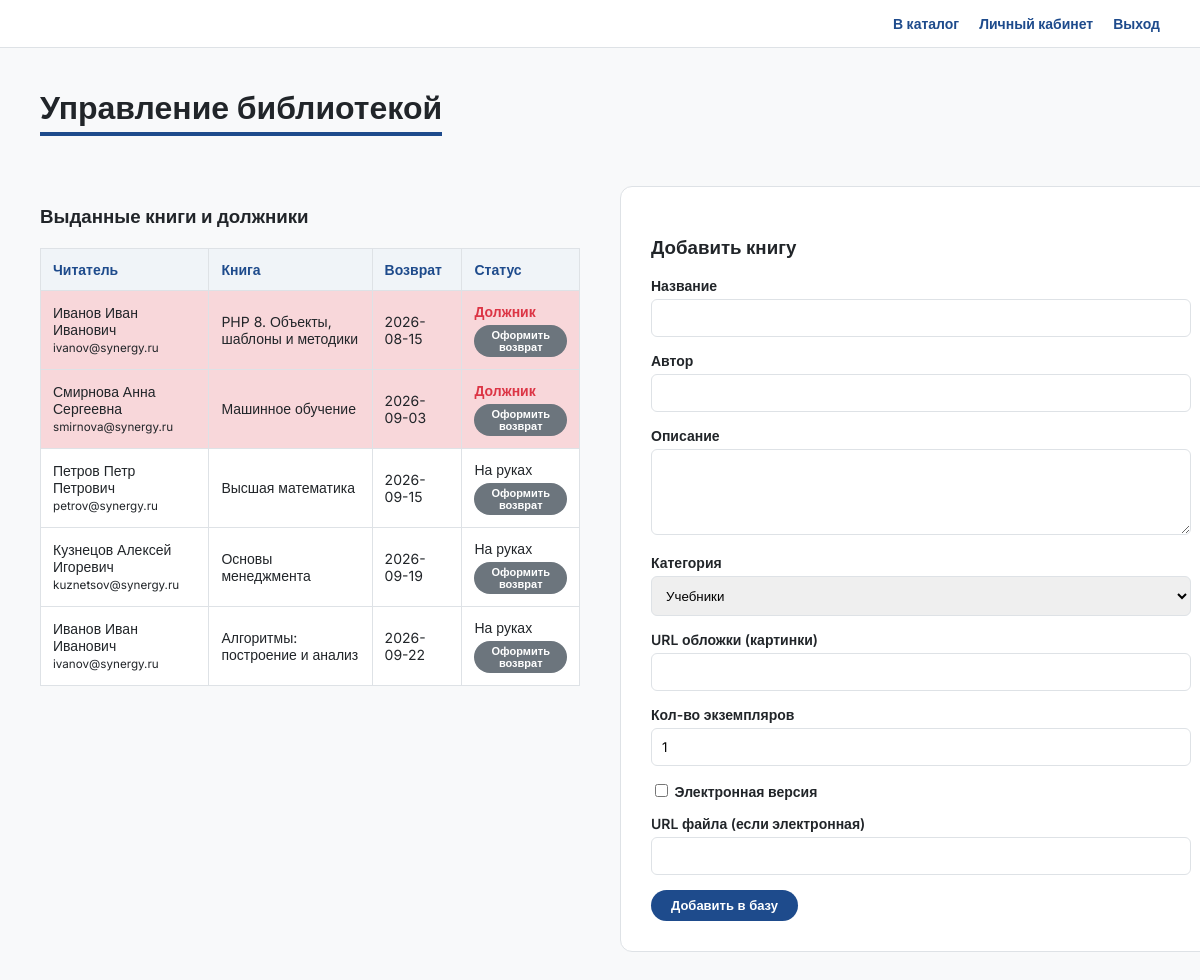
/admin.php (signed in), run on the app's committed database.
### tables this page shows
CREATE TABLE reservations (
    id INT AUTO_INCREMENT PRIMARY KEY,
    book_id INT NOT NULL,
    user_id INT NOT NULL,
    reserve_date DATE NOT NULL,
    return_date DATE NOT NULL,
    status ENUM('active', 'returned') DEFAULT 'active',
    FOREIGN KEY (book_id) REFERENCES books(id),
    FOREIGN KEY (user_id) REFERENCES users(id)
);

CREATE TABLE users (
    id INT AUTO_INCREMENT PRIMARY KEY,
    full_name VARCHAR(255) NOT NULL,
    email VARCHAR(255) NOT NULL UNIQUE,
    password VARCHAR(255) NOT NULL,
    role ENUM('user', 'librarian') DEFAULT 'user'
);

CREATE TABLE books (
    id INT AUTO_INCREMENT PRIMARY KEY,
    title VARCHAR(255) NOT NULL,
    author VARCHAR(255) NOT NULL,
    description TEXT NOT NULL,
    category_id INT NOT NULL,
    cover_url VARCHAR(1000) NOT NULL,
    stock INT NOT NULL,
    is_electronic BOOLEAN DEFAULT FALSE,
    electronic_url VARCHAR(1000) DEFAULT NULL,
    FOREIGN KEY (category_id) REFERENCES categories(id)
);

### admin.php (the view, shortened to what this page needs)
<?php
require_once 'config.php';
$current_date = date('Y-m-d');
$stmt = $pdo->query("SELECT r.id, r.book_id, u.full_name, u.email, b.title, r.reserve_date, r.return_date, r.status FROM reservations r JOIN users u ON r.user_id = u.id JOIN books b ON r.book_id = b.id ORDER BY r.status ASC, r.return_date ASC");
$all_reservations = $stmt->fetchAll(PDO::FETCH_ASSOC);
$catStmt = $pdo->query("SELECT * FROM categories");
$categories = $catStmt->fetchAll(PDO::FETCH_ASSOC);
?>
<!DOCTYPE html>
<html lang="ru">
<head>
    <link rel="stylesheet" href="style.css">
</head>
<body>
    <div class="top-nav">
        <a href="index.php">В каталог</a>
        <a href="profile.php">Личный кабинет</a>
        <a href="logout.php">Выход</a>
    </div>
    <div class="container">
        <div class="header-title">Управление библиотекой</div>
        <div style="display: flex; gap: 40px; margin-top: 20px;">
            <div style="flex: 1;">
                <h3>Выданные книги и должники</h3>
                <table class="table">
                    <thead>
                        <tr>
                            <th>Читатель</th>
                            <th>Книга</th>
                            <th>Возврат</th>
                            <th>Статус</th>
                        </tr>
                    </thead>
                    <tbody>
                        <?php foreach($all_reservations as $res): ?>
                            <?php $is_overdue = ($res['status'] === 'active' && $res['return_date'] < $current_date); ?>
                            <tr style="<?php echo $is_overdue ? 'background-color: #f8d7da;' : ''; ?>">
                                <td><?php echo htmlspecialchars($res['full_name']); ?><br><small><?php echo htmlspecialchars($res['email']); ?></small></td>
                                <td><?php echo htmlspecialchars($res['title']); ?></td>
                                <td><?php echo htmlspecialchars($res['return_date']); ?></td>
                                <td>
                                    <?php if($res['status'] === 'returned'): ?>
                                        <span class="status-in">Сдана</span>
                                    <?php else: ?>
                                        <?php if($is_overdue): ?>
                                            <span class="status-out" style="display: block; margin-bottom: 5px;">Должник</span>
                                        <?php else: ?>
                                            <span style="display: block; margin-bottom: 5px;">На руках</span>
                                        <?php endif; ?>
                                        <form action="return_book.php" method="POST" style="margin: 0;">
                                            <button type="submit" class="btn btn-secondary" style="padding: 4px 10px; font-size: 11px;">Оформить возврат</button>
                                        </form>
                                    <?php endif; ?>
                                </td>
                            </tr>
                        <?php endforeach; ?>
                    </tbody>
                </table>
            </div>
            <div style="flex: 1;">
                <div class="form-container" style="margin:0; width: 100%;">
                    <h3>Добавить книгу</h3>
                    <form action="add_book.php" method="POST">
                        <div class="form-group">
                            <label>Название</label>
                            <input type="text" name="title" required>
                        </div>
                        <div class="form-group">
                            <label>Автор</label>
                            <input type="text" name="author" required>
                        </div>
                        <div class="form-group">
                            <label>Описание</label>
                            <textarea name="description" rows="4" required></textarea>
                        </div>
                        <div class="form-group">
                            <label>Категория</label>
                            <select name="category_id">
                                <?php foreach ($categories as $cat): ?>
                                    <option value="<?php echo $cat['id']; ?>"><?php echo htmlspecialchars($cat['name']); ?></option>
                                <?php endforeach; ?>
                            </select>
                        </div>
                        <div class="form-group">
                            <label>URL обложки (картинки)</label>
                            <input type="url" name="cover_url" required>
                        </div>
                        <div class="form-group">
                            <label>Кол-во экземпляров</label>
                            <input type="number" name="stock" value="1" min="0" required>
                        </div>
                        <div class="form-group">
                            <label>
                                <input type="checkbox" name="is_electronic" value="1" style="width:auto;"> Электронная версия
                            </label>
                        </div>
                        <div class="form-group">
                            <label>URL файла (если электронная)</label>
                            <input type="url" name="electronic_url">
                        </div>
                        <button type="submit" class="btn">Добавить в базу</button>
                    </form>
                </div>
            </div>
        </div>
    </div>
</body>
</html>

### style.css (style rules this page uses)
:root { --primary: #1E4B8C; --bg: #F8F9FA; --card-bg: #FFFFFF; --text-main: #212529; --text-sec: #6C757D; --success: #28A745; --danger: #DC3545; --border: #DEE2E6; }
body { font-family: 'Inter', sans-serif; background-color: var(--bg); color: var(--text-main); margin: 0; padding: 0; }
.top-nav { background-color: var(--card-bg); padding: 15px 40px; display: flex; justify-content: flex-end; gap: 20px; border-bottom: 1px solid var(--border); }
.top-nav a { text-decoration: none; color: var(--primary); font-weight: 600; font-size: 14px; }
.container { padding: 40px; max-width: 1400px; margin: 0 auto; }
h1, h2, h3 { color: var(--text-main); }
.header-title { font-size: 32px; font-weight: 700; margin-bottom: 30px; border-bottom: 4px solid var(--primary); display: inline-block; padding-bottom: 5px; }
.status-out { font-size: 14px; font-weight: 700; color: var(--danger); }
.btn { background-color: var(--primary); color: #FFF; border: none; padding: 8px 20px; border-radius: 20px; font-weight: 600; cursor: pointer; font-size: 13px; text-decoration: none; display: inline-block; transition: background-color 0.3s ease; }
.btn-secondary { background-color: var(--text-sec); }
.form-container { background: var(--card-bg); padding: 30px; border-radius: 12px; border: 1px solid var(--border); max-width: 600px; margin: 0 auto; }
.form-group { margin-bottom: 15px; }
.form-group label { display: block; font-weight: 600; margin-bottom: 5px; font-size: 14px; }
.form-group input, .form-group select, .form-group textarea { width: 100%; padding: 10px; border: 1px solid var(--border); border-radius: 6px; font-family: 'Inter', sans-serif; box-sizing: border-box; }
.table { width: 100%; border-collapse: collapse; margin-top: 20px; background: var(--card-bg); }
.table th, .table td { border: 1px solid var(--border); padding: 12px; text-align: left; font-size: 14px; }
.table th { background-color: #F0F4F8; color: var(--primary); }

### data on the page
reservations: user.full_name "Иванов Иван Иванович", user.email "ivanov@synergy.ru", book.title "PHP 8. Объекты, шаблоны и методики", return_date "2026-08-15", status "Должник"
reservations: user.full_name "Смирнова Анна Сергеевна", user.email "smirnova@synergy.ru", book.title "Машинное обучение", return_date "2026-09-03", status "Должник"
reservations: user.full_name "Петров Петр Петрович", user.email "petrov@synergy.ru", book.title "Высшая математика", return_date "2026-09-15", status "На руках"
reservations: user.full_name "Кузнецов Алексей Игоревич", user.email "kuznetsov@synergy.ru", book.title "Основы менеджмента", return_date "2026-09-19", status "На руках"
reservations: user.full_name "Иванов Иван Иванович", user.email "ivanov@synergy.ru", book.title "Алгоритмы: построение и анализ", return_date "2026-09-22", status "На руках"

### other printed values
form field category_id "Учебники"
